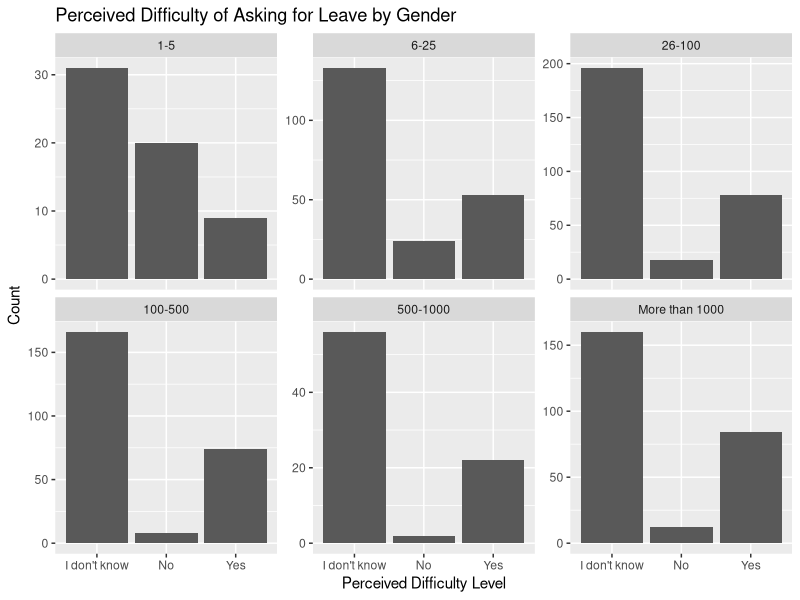
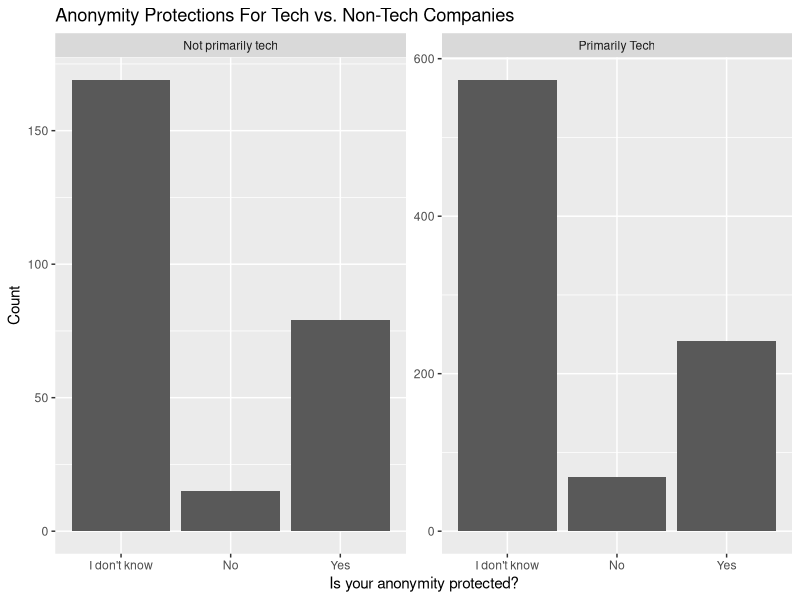
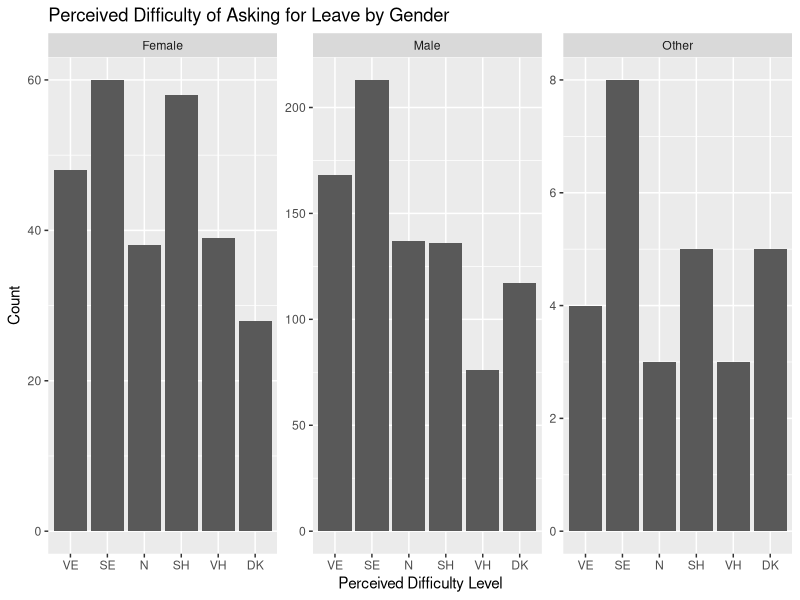
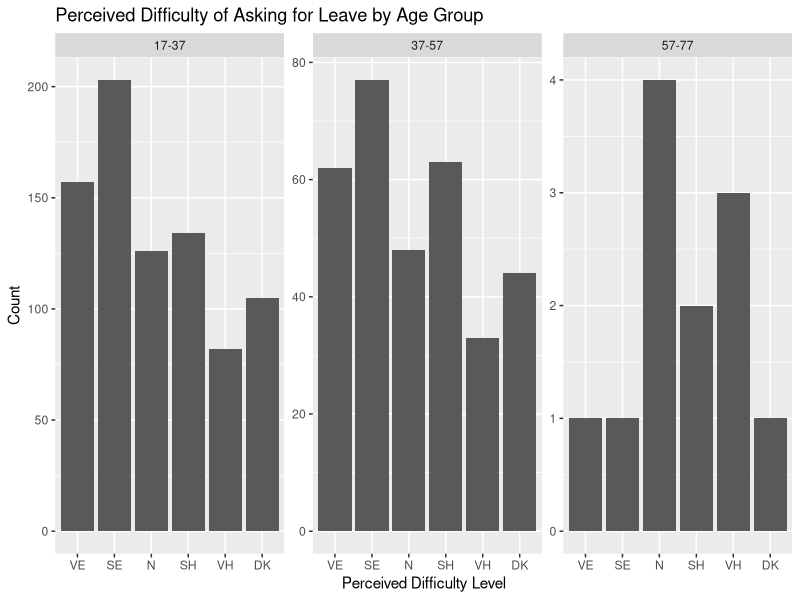
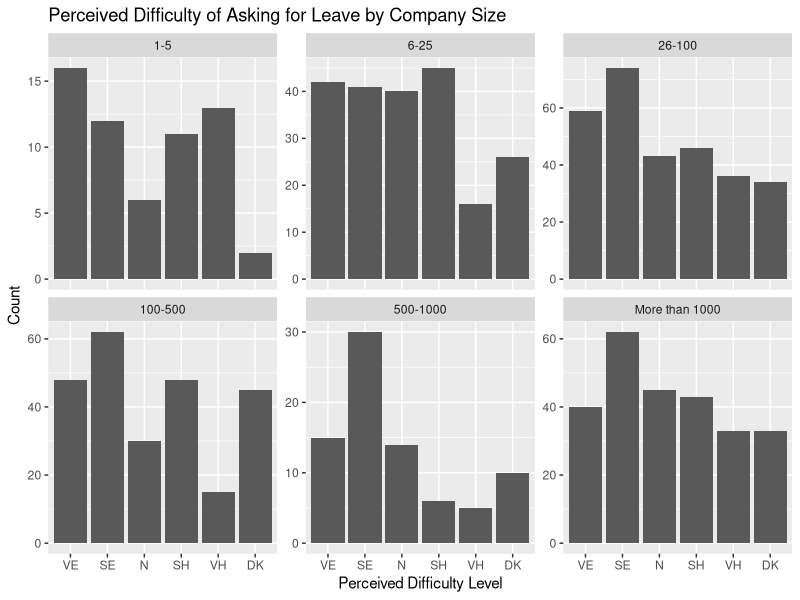
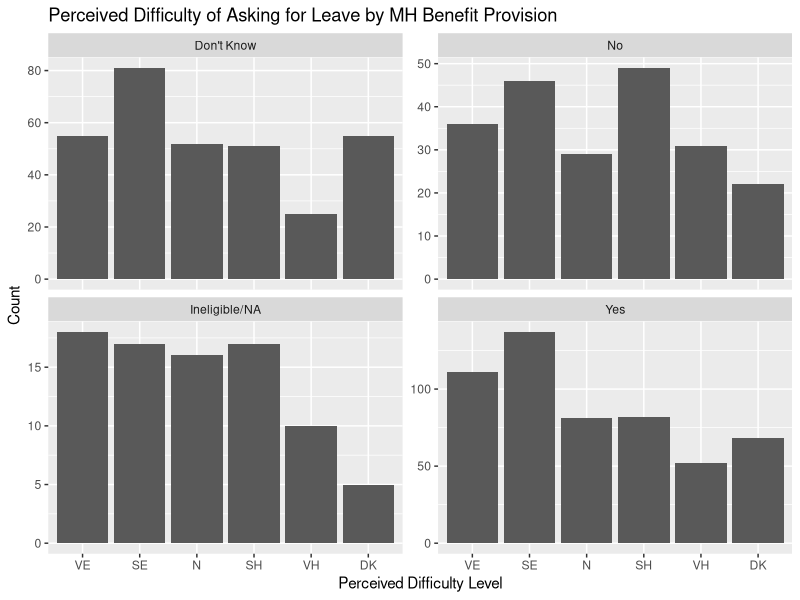
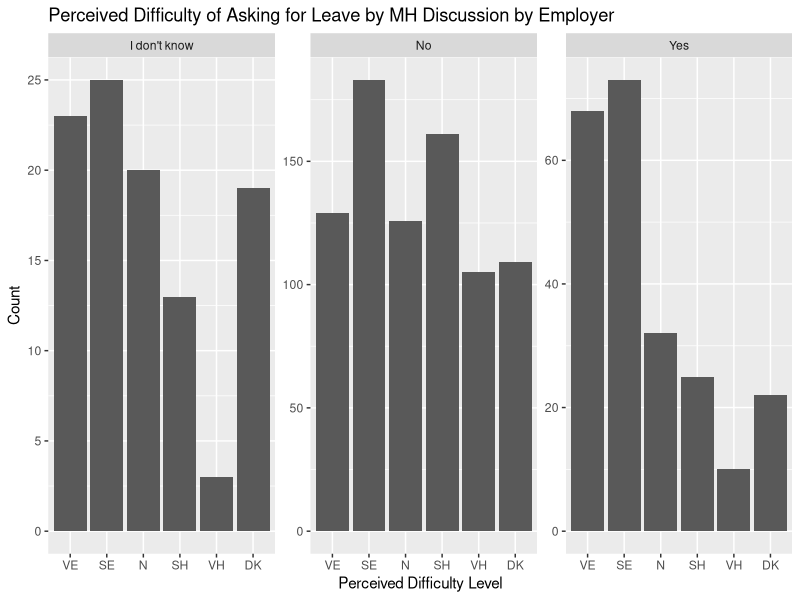
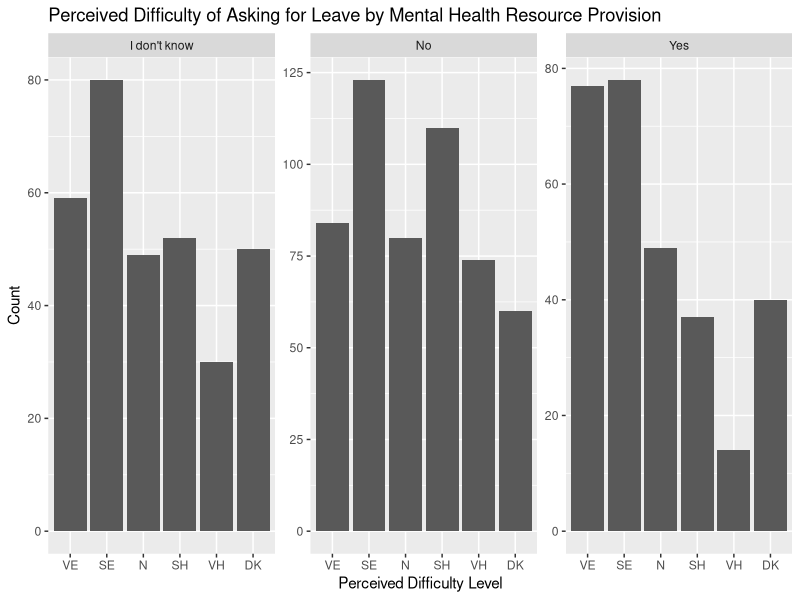

R code for these plots, in order:
## ---- chunk 1
library(dplyr)
library(tidyr)
library(ggplot2)
health <- read.csv("mentalsurvey_clean.csv")
## ---- chunk 2
knitr::opts_chunk$set(echo = TRUE)
## ---- chunk 3

## ---- chunk 4
#Put company size in order
health$CompanySize  = factor(health$How.many.employees.does.your.company.or.organization.have, levels=c("1-5", "6-25", "26-100", "100-500", "500-1000", "More than 1000"))
#Create Cross-tab Table
APbCS <- table(health$Is.your.anonymity.protected.if.you.choose.to.take.advantage.of.mental.health.or.substance.abuse.treatment.resources.provided.by.your.employer., health$CompanySize)
head(APbCS)
## ---- chunk 5
#Create a proportions table by Row
prop.table(APbCS, 2)
## ---- chunk 6
#Do a chi-squared test
chisq.test(APbCS)
## ---- chunk 7
t0 <- ggplot(health, aes(x = health$Is.your.anonymity.protected.if.you.choose.to.take.advantage.of.mental.health.or.substance.abuse.treatment.resources.provided.by.your.employer.))+geom_bar()+facet_wrap(~health$CompanySize, scales="free_y") + ggtitle("Perceived Difficulty of Asking for Leave by Gender") + xlab("Perceived Difficulty Level") + ylab("Count") 
t0
## ---- chunk 8
#Add labels to tech company org
health$TLabel <- factor(health$Is.your.employer.primarily.a.tech.company.organization.,
levels = c(0, 1),
labels = c("Not primarily tech", "Primarily Tech"))
## ---- chunk 9
#Create a crosstab table
APbT2 <- table(health$Is.your.anonymity.protected.if.you.choose.to.take.advantage.of.mental.health.or.substance.abuse.treatment.resources.provided.by.your.employer., health$TLabel)
head(APbT2)
## ---- chunk 10
#Create a proportions table by Row
prop.table(APbT2, 2)
## ---- chunk 11
#Do a chi-squared test
chisq.test(APbT2)
## ---- chunk 12
#Create Visualization
t1 <- ggplot(health, aes(x = health$Is.your.anonymity.protected.if.you.choose.to.take.advantage.of.mental.health.or.substance.abuse.treatment.resources.provided.by.your.employer.))+geom_bar()+facet_wrap(health$TLabel ~ ., scales="free_y") + ggtitle("Anonymity Protections For Tech vs. Non-Tech Companies") + xlab("Is your anonymity protected?") + ylab("Count") 
t1
## ---- chunk 13
#Modify Labels (ideal if we can get it to fit)
health$pd2 <- factor(health$If.a.mental.health.issue.prompted.you.to.request.a.medical.leave.from.work..asking.for.that.leave.would.be.,
levels = c("Very easy", "Somewhat easy", "Neither easy nor difficult","Somewhat difficult", "Very difficult", "I don't know"),
labels = c("Very easy (VE)", "Somewhat Easy (SE)", "Neutral (N)", "Somewhat Hard (SH)", "Very Hard (VH)", "Don't Know (DK)"))
#Modify Labels (if health$pd2 does not fit, use this as an alternate)
health$pd3 <- factor(health$If.a.mental.health.issue.prompted.you.to.request.a.medical.leave.from.work..asking.for.that.leave.would.be.,
levels = c("Very easy", "Somewhat easy", "Neither easy nor difficult","Somewhat difficult", "Very difficult", "I don't know"),
labels = c("VE", "SE", "N", "SH", "VH", "DK"))
## ---- chunk 14
#Crosstab table
ELDbG <- table(health$pd2, health$gender)
ELDbG
prop.table(ELDbG, 2)
## ---- chunk 15
chisq.test(ELDbG)
## ---- chunk 16
#Create Visualization
t2 <- ggplot(health, aes(x = health$pd3))+geom_bar()+facet_wrap(health$gender ~ ., scales="free_y") + ggtitle("Perceived Difficulty of Asking for Leave by Gender") + xlab("Perceived Difficulty Level") + ylab("Count") 
t2
## ---- chunk 17
#Do the AgeGroup Variable
labs <- c(paste(seq(17, 74, by = 20), seq(37, 80, by = 20),
                sep = "-"))
health$AgeGroup <- cut(health$age, breaks = c(seq(17, 74, by = 20), Inf), labels = labs, right = FALSE)
## ---- chunk 18
#Crosstab table
ELDbA <- table(health$pd2, health$AgeGroup)
ELDbA
#Proportions table
prop.table(ELDbA)
## ---- chunk 19
chisq.test(ELDbA)
## ---- chunk 20
#Create Visualization
t3 <- ggplot(health, aes(x = health$pd3))+geom_bar()+facet_wrap(health$AgeGroup ~ ., scales="free_y") + ggtitle("Perceived Difficulty of Asking for Leave by Age Group") + xlab("Perceived Difficulty Level") + ylab("Count") 
t3
## ---- chunk 21
#Crosstab table
ELDbCS <- table(health$pd2, health$CompanySize)
ELDbCS
prop.table(ELDbCS, 2)
## ---- chunk 22
chisq.test(ELDbCS)
## ---- chunk 23
#Create Visualization
t4 <- ggplot(health, aes(x = health$pd3))+geom_bar()+facet_wrap(health$CompanySize~ ., scales="free_y") + ggtitle("Perceived Difficulty of Asking for Leave by Company Size") + xlab("Perceived Difficulty Level") + ylab("Count")
t4
## ---- chunk 24
#Modify Labels for mental health benefit provision
health$mhb2 <- factor(health$Does.your.employer.provide.mental.health.benefits.as.part.of.healthcare.coverage.,
levels = c("I don't know", "No", "Not eligible for coverage / N/A","Yes"),
labels = c("Don't Know", "No", "Ineligible/NA", "Yes"))
## ---- chunk 25
#Crosstab Table
ELDbMHB <- table(health$pd2, health$mhb2)
ELDbMHB
## ---- chunk 26
chisq.test(ELDbMHB)
## ---- chunk 27
t5 <- ggplot(health, aes(x = health$pd3))+geom_bar()+facet_wrap(~ health$mhb2, scales="free_y") + ggtitle("Perceived Difficulty of Asking for Leave by MH Benefit Provision") + xlab("Perceived Difficulty Level") + ylab("Count")
t5
## ---- chunk 28
ELDbEDM <- table(health$pd2, health$Has.your.employer.ever.formally.discussed.mental.health..for.example..as.part.of.a.wellness.campaign.or.other.official.communication..)
ELDbEDM
## ---- chunk 29
chisq.test(ELDbEDM)
## ---- chunk 30
t6 <- ggplot(health, aes(x = health$pd3))+geom_bar()+facet_wrap( health$Has.your.employer.ever.formally.discussed.mental.health..for.example..as.part.of.a.wellness.campaign.or.other.official.communication.. ~., scales="free_y") + ggtitle("Perceived Difficulty of Asking for Leave by MH Discussion by Employer") + xlab("Perceived Difficulty Level") + ylab("Count")
t6
## ---- chunk 31
ELDbEOR <- table(health$pd2, health$Does.your.employer.offer.resources.to.learn.more.about.mental.health.concerns.and.options.for.seeking.help.)
ELDbEOR
## ---- chunk 32
chisq.test(ELDbEOR)
## ---- chunk 33
t7 <- ggplot(health, aes(x = health$pd3))+geom_bar()+facet_wrap( health$Does.your.employer.offer.resources.to.learn.more.about.mental.health.concerns.and.options.for.seeking.help. ~., scales="free_y") + ggtitle("Perceived Difficulty of Asking for Leave by Mental Health Resource Provision") + xlab("Perceived Difficulty Level") + ylab("Count")
t7
## ---- chunk 34
ELDbPR <- table(health$pd2, health$Have.you.observed.or.experienced.an.unsupportive.or.badly.handled.response.to.a.mental.health.issue.in.your.current.or.previous.workplace.)
ELDbPR
prop.table(ELDbPR, 2)
## ---- chunk 35
#Modify Labels for unsupportive response to make them shorter
health$epr <- factor(health$Have.you.observed.or.experienced.an.unsupportive.or.badly.handled.response.to.a.mental.health.issue.in.your.current.or.previous.workplace.,
levels = c("Maybe/Not sure", "N/A", "No","Yes, I experienced", "Yes, I observed"),
labels = c("Don't Know", "N/A", "No", "Yes, experienced", "Yes, observed"))
table(health$pd2, health$epr)
## ---- chunk 36
chisq.test(ELDbPR)
## ---- chunk 37
t8 <- ggplot(health, aes(x = health$pd3))+geom_bar()+facet_wrap(health$epr ~., scales="free_y") + ggtitle("Perceived Difficulty of Asking for Leave by Exp. with Poor MH Response") + xlab("Perceived Difficulty Level") + ylab("Count")
t8
## ---- chunk 38
MHbG <- table(health$Would.you.feel.comfortable.discussing.a.mental.health.disorder.with.your.direct.supervisor.s.., health$gender)
MHbG
prop.table(MHbG, 2)
## ---- chunk 39
chisq.test(MHbG)
## ---- chunk 40
t9 <- ggplot(health, aes(x = health$Would.you.feel.comfortable.discussing.a.mental.health.disorder.with.your.direct.supervisor.s..))+geom_bar()+facet_grid(~ health$gender) + ggtitle("Comfort with Discussing MH with Supervisor by Gender") + xlab("Would you feel comfortable discussing a mental health disorder with your supervisor?") + ylab("Count")
t9
## ---- chunk 41
MHbA <- table(health$Would.you.feel.comfortable.discussing.a.mental.health.disorder.with.your.direct.supervisor.s.., health$AgeGroup)
MHbA
prop.table(MHbA, 2)
## ---- chunk 42
chisq.test(MHbA)
## ---- chunk 43
t10 <- ggplot(health, aes(x = health$Would.you.feel.comfortable.discussing.a.mental.health.disorder.with.your.direct.supervisor.s..))+geom_bar()+facet_wrap(health$AgeGroup ~., scales="free_y") + ggtitle("Comfort with Discussing MH with Supervisor by Age") + xlab("Would you feel comfortable discussing a mental health disorder with your supervisor?") + ylab("Count")
t10
## ---- chunk 44
MHbCS <- table(health$Would.you.feel.comfortable.discussing.a.mental.health.disorder.with.your.direct.supervisor.s.., health$CompanySize)
MHbCS
prop.table(MHbCS, 2)
## ---- chunk 45
chisq.test(MHbCS)
## ---- chunk 46
t11 <- ggplot(health, aes(x = health$Would.you.feel.comfortable.discussing.a.mental.health.disorder.with.your.direct.supervisor.s..))+geom_bar()+facet_wrap(health$CompanySize ~., scales="free_y") + ggtitle("Comfort with Discussing MH with Supervisor by Company Size") + xlab("Would you feel comfortable discussing a mental health disorder with your supervisor?") + ylab("Count")
t11
## ---- chunk 47
MHbPR <- table(health$Would.you.feel.comfortable.discussing.a.mental.health.disorder.with.your.direct.supervisor.s.., health$Do.you.think.that.discussing.a.mental.health.disorder.with.your.employer.would.have.negative.consequences.)
MHbPR
prop.table(MHbPR, 2)
## ---- chunk 48
chisq.test(MHbPR)
## ---- chunk 49
MHbVN <- table(health$Would.you.feel.comfortable.discussing.a.mental.health.disorder.with.your.direct.supervisor.s.., health$Do.you.think.that.discussing.a.mental.health.disorder.with.your.employer.would.have.negative.consequences.)
MHbVN
## ---- chunk 50
chisq.test(MHbVN)
## ---- chunk 51
#Modify Labels for perception of mental health disclosure impact
health$negimp <- factor(health$Do.you.think.that.discussing.a.mental.health.disorder.with.your.employer.would.have.negative.consequences.,
levels = c("Maybe", "No", "Yes"),
labels = c("Maybe Expect a Negative Impact", "Do Not Expect Negative Impact", "Expect Negative Impact"))
#Check Results
table(health$Would.you.feel.comfortable.discussing.a.mental.health.disorder.with.your.direct.supervisor.s.., health$negimp)
## ---- chunk 52
t12 <- ggplot(health, aes(x = health$Would.you.feel.comfortable.discussing.a.mental.health.disorder.with.your.direct.supervisor.s..))+geom_bar()+facet_wrap(health$negimp ~., scales="free_y") + ggtitle("Comfort with Discussing MH with Supervisor by Perception of Negative Impact") + xlab("Would you feel comfortable discussing a mental health disorder with your supervisor?") + ylab("Count")
t12
## ---- chunk 53
MHCbG <- table(health$Would.you.feel.comfortable.discussing.a.mental.health.disorder.with.your.coworkers., health$gender)
MHCbG
prop.table(MHCbG, 2)
## ---- chunk 54
chisq.test(MHCbG)
## ---- chunk 55
t13 <- ggplot(health, aes(x = health$Would.you.feel.comfortable.discussing.a.mental.health.disorder.with.your.coworkers.))+geom_bar()+facet_wrap(health$gender ~., scales="free_y") + ggtitle("Comfort with Discussing MH with Coworkers by Gender") + xlab("Would you feel comfortable discussing a mental health disorder with your coworkers?") + ylab("Count")
t13
## ---- chunk 56
MHCbA <- table(health$Would.you.feel.comfortable.discussing.a.mental.health.disorder.with.your.coworkers., health$AgeGroup)
MHCbA
#Proportions (as column percentages)
prop.table(MHCbA, 2)
## ---- chunk 57
#Chi-Squared (We get a big chi-quared and a warning it may be incorrect, likely b/c small values for the 57-77 column)
chisq.test(MHCbA)
## ---- chunk 58
t14 <- ggplot(health, aes(x = health$Would.you.feel.comfortable.discussing.a.mental.health.disorder.with.your.coworkers.))+geom_bar()+facet_wrap(health$AgeGroup ~., scales="free_y") + ggtitle("Comfort with Discussing MH with Coworkers by Age Group") + xlab("Would you feel comfortable discussing a mental health disorder with your coworkers?") + ylab("Count")
t14
## ---- chunk 59
MHCbCS <- table(health$Would.you.feel.comfortable.discussing.a.mental.health.disorder.with.your.coworkers., health$CompanySize)
MHCbCS
#Proportions (as column percentages)
prop.table(MHCbCS, 2)
## ---- chunk 60
#Chi-Squared (the p value is small)
chisq.test(MHCbCS)
## ---- chunk 61
MHCbPR <- table(health$Would.you.feel.comfortable.discussing.a.mental.health.disorder.with.your.coworkers., health$Have.you.observed.or.experienced.an.unsupportive.or.badly.handled.response.to.a.mental.health.issue.in.your.current.or.previous.workplace.)
MHCbPR
## ---- chunk 62
chisq.test(MHCbPR)
## ---- chunk 63
MHCbCN <- table(health$Would.you.feel.comfortable.discussing.a.mental.health.disorder.with.your.coworkers., health$Do.you.think.that.team.members.co.workers.would.view.you.more.negatively.if.they.knew.you.suffered.from.a.mental.health.issue.)
MHCbCN
## ---- chunk 64
chisq.test(MHCbCN)
## ---- chunk 65
t17 <- ggplot(health, aes(x = health$Would.you.feel.comfortable.discussing.a.mental.health.disorder.with.your.coworkers.))+geom_bar()+facet_wrap(health$Do.you.think.that.team.members.co.workers.would.view.you.more.negatively.if.they.knew.you.suffered.from.a.mental.health.issue. ~., scales="free_y") + ggtitle("Comfort with Discussing MH with Coworkers by Perceived Negative Impact") + xlab("Would you feel comfortable discussing a mental health disorder with your coworkers?") + ylab("Count")
t17
